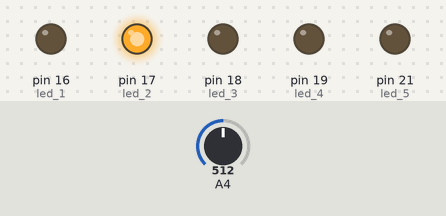
The sketch below on a simulated Arduino Mega 2560, built with avr-gcc and run on an emulated ATmega2560. Parts: output pins drawn as LEDs (lit = HIGH). Inputs (shaded band) come from the test bench; at power-on: A4 = 512. What the sketch prints to the serial monitor is not drawn.

Above: at 1.2 s.
1.3 s: A4 set to 792
4.3 s: A4 set to 810
At 5.5 s:
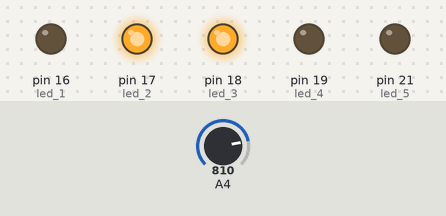
5.8 s: A4 set to 44
7.3 s: A4 set to 37
At 8.3 s:
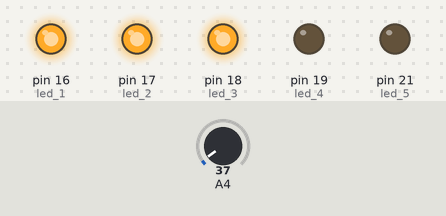
Timing chart, 0 to 9.8 s (numbered marks = the images above; inputs shaded):
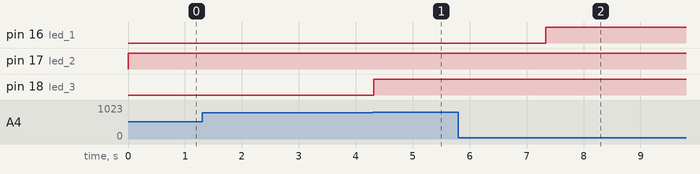

Measured:
- the behaviour switches between 799 and 800 on A4 (found by bisection; images 0 and 1)
- the behaviour switches between 40 and 39 on A4 (found by bisection; images 1 and 2)
- after the input at 1.3 s, every drawn part: stays the same
- after the input at 4.3 s, pin 18 (led_3): LOW → HIGH at once
- after the input at 5.8 s, every drawn part: stays the same
- after the input at 7.3 s, pin 16 (led_1): LOW → HIGH at once

The sketch:

light_sensor.ino
```cpp
int led_1 = 16;
int led_2 = 17;
int led_3 = 18;
int led_4 = 19;
int led_5 = 21;

#define LIGHT_SENSOR_PIN 36


void setup() {
  Serial.begin(9600);
  pinMode(led_1, OUTPUT);
  pinMode(led_2, OUTPUT);
  pinMode(led_3, OUTPUT);
  pinMode(led_4, OUTPUT);
  pinMode(led_5, OUTPUT);
}

void loop() {
  int analog_value = analogRead(LIGHT_SENSOR_PIN);

  Serial.print("Analog value: ");
  Serial.print(analog_value);

  if (analog_value < 40)
  {
    Serial.print(" => DARK");
    digitalWrite(led_1, HIGH);
  }
  else if (analog_value < 800)
  {
    Serial.print(" => DIM");
    digitalWrite(led_2, HIGH);
  }
  else if (analog_value < 2000)
  {
    Serial.print(" => LIGHT");
    digitalWrite(led_3, HIGH);
  }
  else if (analog_value < 3200)
  {
    Serial.print(" => BRIGHT");
    digitalWrite(led_4, HIGH);
  }
  else
  {
    Serial.print(" => VERY BRIGHT");
    digitalWrite(led_5, HIGH);
  }
  delay(100);
}
```
